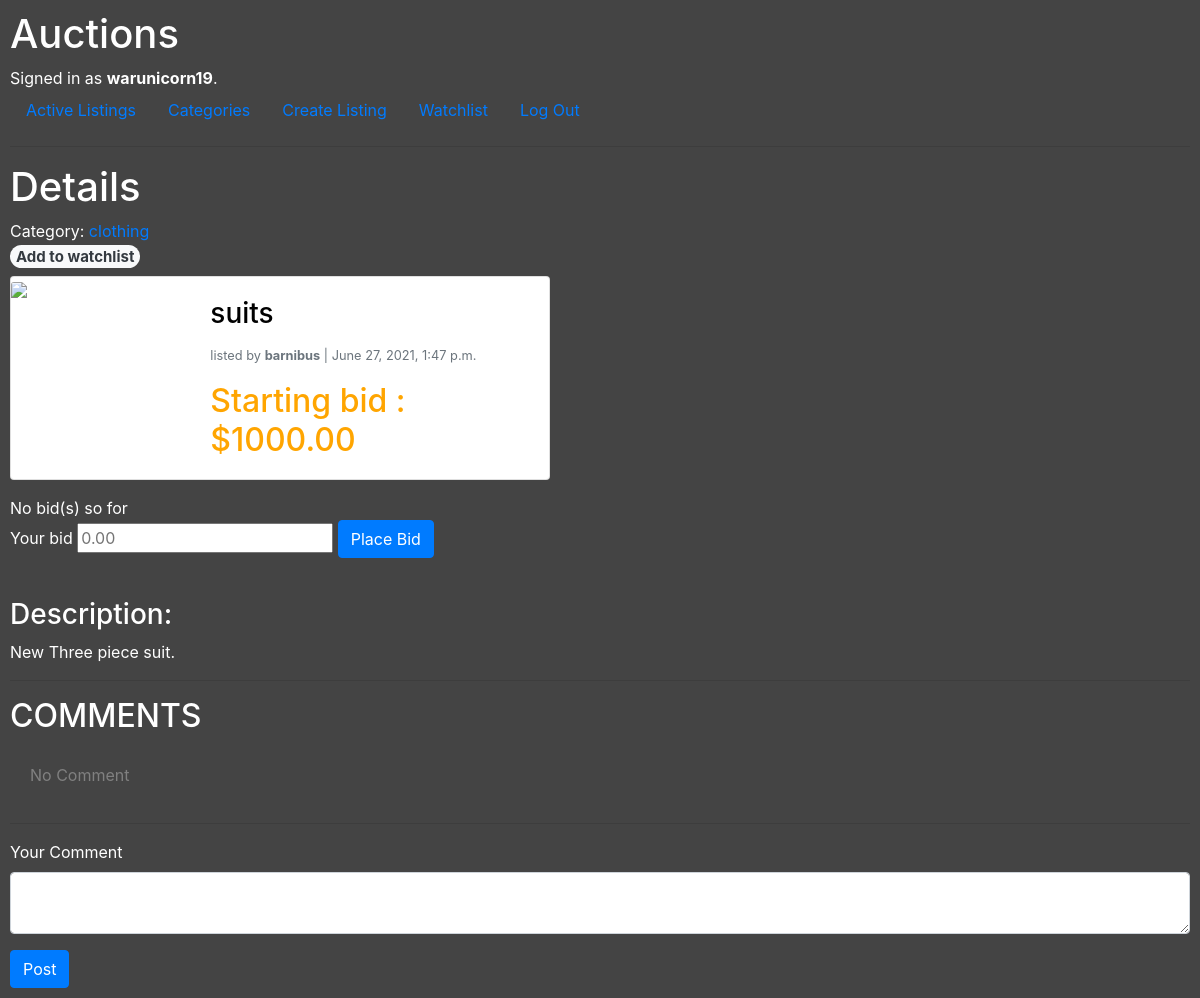
Screenshot of /listing/2 (signed in) with the database file from the repository.
### auctions/models.py (models this page shows, shortened)
class User(AbstractUser):
    pass

class Category(models.Model):
    category = models.CharField(max_length=30)

class Listing(models.Model):
    title = models.CharField(max_length=60)
    description = models.TextField()
    image_url = models.CharField(max_length=300, null=True, blank=True)
    categories = models.ManyToManyField(Category)
    date = models.DateTimeField(default=timezone.now)
    starting_bid = models.DecimalField(max_digits=7, decimal_places=2)
    active = models.BooleanField(default=True)
    winner = models.ForeignKey(User, on_delete=models.CASCADE,
        blank=True, null=True)
    owner = models.ForeignKey(User, on_delete=models.CASCADE, related_name="listings", null=True)

### auctions/views.py (the view, shortened to what this page needs)
# urls.py: path("listing/<int:id>", views.listing, name="listing"),
def listing(request, id):
    if Listing.objects.filter(pk=id).exists():
        listing = Listing.objects.get(pk=id)
    else:
        return HttpResponseRedirect(reverse("index"))
    current_bid = get_bid(listing)
    message={"type":None,"message":None}
    watchlist_action = None
    comments = listing.comment_set.all().order_by("-date")
    can_comment = False
    bid_message=""
    if request.user.is_authenticated:
        user=request.user
        can_comment = True
        watchlist_action=0
        if user.watchlists.filter(listing=listing).exists():
            watchlist_action=1
        if request.POST.get('comment'):
            comment=request.POST["comment"]
            user.comment_set.create(listing=listing, comment=comment)
            return HttpResponseRedirect(reverse("listing", args=(listing.id,)))
        if user.bids.filter(listing=listing).exists():
            bid_message = "Update Your Bid"
        else:
            bid_message = "Place Bid"
    return render(request, "auctions/listing.html",{
       "listing":listing,
       "current_bids_n": listing.bid_set.all().count(),
       "current_bid": current_bid,
       "comments": comments,
       "message_type":message["type"],
       "message":message["message"],
       "categories": listing.categories.all(),
       "can_comment": can_comment,
       "watchlist_action":watchlist_action,
       "bid_message":bid_message
    })

### auctions/views.py (called while the page is built)
def get_bid(listing):
    current_bids = listing.bid_set.all()
    price = listing.starting_bid
    if current_bids.count()>0:
        highest_bid=current_bids.aggregate(Max('bid'))["bid__max"]
        price = highest_bid
    return price

### auctions/templates/auctions/listing.html (shortened to what this page needs)
{% extends "auctions/layout.html" %}
{% block body %}
        <h1>Details</h1>
        Category: {%for category in categories%}<a href="{%url 'category' category.category%}"> {{category.category}}</a>  {%endfor%}
        {% if user.is_authenticated %}
            {%if watchlist_action == 0 %}
                <h5><a href="{% url 'watchlist' %}?action=add&list={{listing.id}}"><span class="badge rounded-pill bg-light text-dark">Add to watchlist</span></a></h5>
            {%else%}
                <h5><a href="{% url 'watchlist' %}?action=remove&list={{listing.id}}"><span class="badge rounded-pill bg-dark">Remove from watchlist</span></a></h5>
            {%endif%}
        {%endif%}
        <div class="card mb-3" style="max-width: 540px;">
            <div class="row no-gutters">
                <div class="col-md-4">
                    {%if listing.image_url%}
                        <img src="{{listing.image_url}}" class="card-img" alt="{{listing.title}}">
                    {%else%}
                        <img src="https://static.thenounproject.com/png/944120-200.png" class="card-img-top">
                    {%endif%}
                </div>
                <div class="col-md-8">
                    <div class="card-body" >
                        <h3 class="card-title" style="color: black;">{{listing.title}}</h3>
                        <p class="card-text"><small class="text-muted">listed by <b>{{listing.owner.username}}</b> | {{listing.date}}</small></p>
                        {%if current_bid != listing.starting_bid%}
                            {%if listing.active == True %}
                                <h2 class="card-text" style="color:orange;">Current bid : ${{current_bid}}</h2>
                            {%elif listing.active == False%}
                                <h2 class="card-text" style="color: red;">Sold : ${{current_bid}}</h2>
                            {%endif%}
                        {%else%}
                            <h2 class="card-text" style="color:orange;">Starting bid : ${{listing.starting_bid}}</h2>
                        {%endif%}
                    </div>
                </div>
            </div>
        </div>
        {% if user.is_authenticated and listing.active%}
            {% if current_bids_n %}
                {{current_bids_n}} bid(s) placed so far
            {% else %}
                No bid(s) so for
            {%endif%}
            {%if user != listing.owner%}
                <form action="" method="POST">
                    <label>Your bid</label>
                    <input type="number" name="bid" step="any" placeholder="0.00">
                    <input class="btn btn-primary" type="submit" value="{{bid_message}}">
                </form>
            {%endif%}
            <br />
        {%endif%}
        <p class="description">
            <h3>Description:</h3>
            {{listing.description|linebreaks}}
        </p>
        <hr >
        <h2>COMMENTS</h2>
        <div class="accordion" id="accordionExample" style="color: grey;">
        {%for comment in comments%}
          <div class="card">
            <div class="card-header" id="headingOne">
              <h6 class="mb-0"><b>{{comment.user}}</b> on <i>{{comment.date}}</i></h6>
            </div>
            <div id="collapseOne" class="collapse show" aria-labelledby="headingOne" data-parent="#accordionExample">
              <div class="card-body">
               {{comment.comment}}
              </div>
            </div>
          </div>
        {%empty%}
          <div id="collapseOne" class="collapse show" aria-labelledby="headingOne" data-parent="#accordionExample">
            <div class="card-body">
              No Comment
            </div>
          </div>
        {%endfor%}
        </div>
        {%if can_comment%}
            <hr />
            <form action="" method="POST">
                <label>Your Comment</label>
                <div class="form-group">
                    <textarea name="comment" class="form-control"></textarea>
                </div>
                <input class="btn btn-primary" type="submit" value="Post">
            </form>
        {%endif%}
{% endblock %}

### auctions/templates/auctions/layout.html (shortened to what this page needs)
{% load static %}
<!DOCTYPE html>
<html lang="en">
    <head>
        <link rel="stylesheet" href="https://stackpath.bootstrapcdn.com/bootstrap/4.4.1/css/bootstrap.min.css">
        <link href="{% static 'auctions/styles.css' %}" rel="stylesheet">
    </head>
    <body style="color: white;background-color:#444444;">
        <h1>Auctions</h1>
        <div>
            {% if user.is_authenticated %}
                Signed in as <strong>{{ user.username }}</strong>.
            {% else %}
                Not signed in.
            {% endif %}
        </div>
        <ul class="nav">
            <li class="nav-item">
                <a class="nav-link" href="{% url 'index' %}">Active Listings</a>
            </li>
            <li class="nav-item">
                <a class="nav-link" href="{% url 'categories' %}">Categories</a>
            </li>
            {% if user.is_authenticated %}
                <li class="nav-item"><a class="nav-link" href="{% url 'create' %}">Create Listing</a></li>
                <li class="nav-item"><a class="nav-link" href="{% url 'watchlist' %}">Watchlist</a>
                <li class="nav-item"><a class="nav-link" href="{% url 'logout' %}">Log Out</a></li>
            {% endif %}
        </ul>
        <hr>
        {% block body %}
        {% endblock %}
    </body>
</html>

### auctions/static/auctions/styles.css (style rules this page uses)
body { padding: 10px; }

### rows the page displays
User: username "warunicorn19"
Category: category "clothing"
Listing: title "suits", owner.username "barnibus", date "June 27, 2021, 1:47 p.m.", starting_bid "1000.00", description "New Three piece suit."
